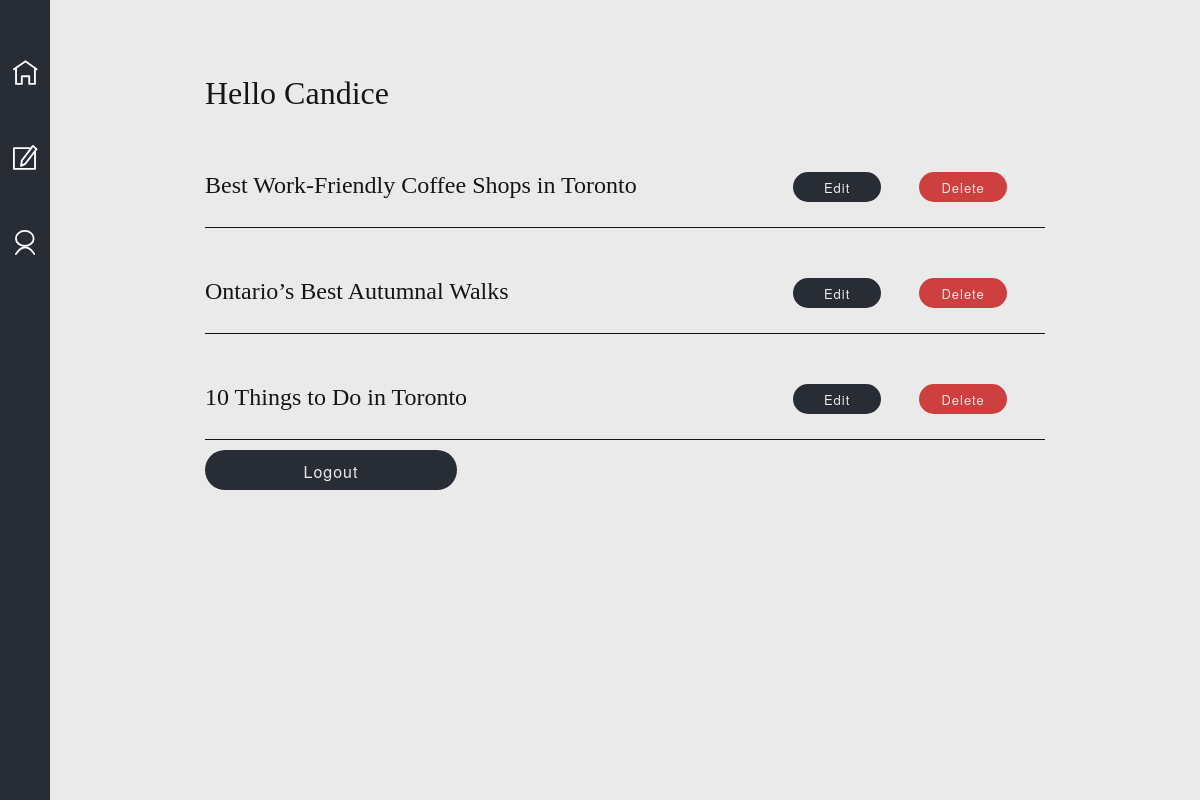
The page /dashboard (signed in) on the database its author committed.
### app/models.py (models this page shows, shortened)
class User(db.Model, UserMixin):
    id = db.Column(db.Integer, primary_key=True)
    username = db.Column(db.String, unique=True, nullable=False)
    email = db.Column(db.String, unique=True, nullable=False)
    password = db.Column(db.String(60), nullable=False)
    posts = db.relationship("Post", backref="author", lazy=True)

class Post(db.Model):
    id = db.Column(db.Integer, primary_key=True)
    title = db.Column(db.String, nullable=False)
    subtitle = db.Column(db.String, nullable=False)
    content = db.Column(db.Text, nullable=False)
    date_created = db.Column(db.String, nullable=False)
    image = db.Column(db.String, nullable=False)
    user_id = db.Column(db.Integer, db.ForeignKey("user.id"), nullable=False)

### app/routes.py (the view)
@app.route("/dashboard")
@login_required
def dashboard():
    user_posts = current_user.posts
    return render_template("dashboard.html", posts=user_posts)

### app/models.py (called while the page is built)
@login_manager.user_loader
def load_user(user_id):
    return User.query.get(int(user_id))

### app/templates/dashboard.html
{% extends 'base.html' %}
{% block content %}
{% include 'navbar.html' %}
<div class="container">
    <div class="dashboard-main">
        <h1>Hello {{ current_user.username }}</h1>
        <div class="dashboard-posts">
            {% for post in posts %}
            <section class="dashboard-post">
                <h1>{{ post.title }}</h1>
                <div class="dashboard-buttons">
                    <form action="{{ url_for('edit_post', post_id=post.id) }}" method="GET">
                        <input id="edit" name="submit" type="submit" value="Edit">
                    </form>
                    <form action="{{ url_for('delete_post', post_id=post.id) }}" method="POST">
                        <input id="delete" name="submit" type="submit" value="Delete">
                    </form>
                </div>
            </section>
            {% endfor %}
        </div>
        <a href="{{url_for('logout')}}" id="logout">Logout</a>
    </div>
</div>
{% endblock %}

### app/templates/base.html (shortened to what this page needs)
<!DOCTYPE html>
<html lang="en">
<head>
    <link rel="stylesheet" href="{{ url_for('static', filename='css/main.css') }}">
</head>
<body>
    {% block content %}{% endblock %}
</body>
</html>

### app/templates/navbar.html
<nav class="footer-menu">
    <a aria-label="home" class="menu-icon" id="home" href="{{url_for('home')}}"></a>
    <a aria-label="new post" class="menu-icon" id="new-post" href="{{url_for('add_post')}}"></a>
    <a aria-label="user account" class="menu-icon" id="account" href="{{url_for('login')}}"></a>
</nav>

### app/static/css/main.css (style rules this page uses)
:root { font-size: 16px; scroll-behavior: smooth; }
* { margin: 0; padding: 0; }
body { height: 100%; width: 100%; background-color: #eaeaea; }
a { text-decoration: none; }
h1, p, h3 { color: #131619; }
h1, p { font-family: Georgia, 'Times New Roman', Times, serif; font-weight: 400; }
h3, label, #submit, #edit, #delete, #logout { font-family: 'Helvetica Neue', sans-serif; font-weight: 400; font-size: 0.8125rem; letter-spacing: 0.0625rem; }
.container { height: auto; width: 100%; }
.footer-menu { background: #282c34; display: flex; align-items: center; justify-content: space-evenly; width: 100%; height: 50px; position: fixed; bottom: 0; z-index: 5; }
.footer-menu #home { height: 25px; width: 25px; background: url("../img/home_icon.svg"); background-size: cover; }
.footer-menu #new-post { height: 25px; width: 25px; background: url("../img/compose_icon.svg"); background-size: cover; }
.footer-menu #account { height: 25px; width: 20px; background: url("../img/user_icon.svg"); background-size: cover; }
@media (min-width: 1000px) { .footer-menu { height: 100%; width: 50px; flex-direction: column; justify-content: initial; } }
@media (min-width: 1000px) { .footer-menu a { margin-top: 60px; } }
.dashboard-main { padding-left: 50px; height: auto; width: 70%; margin: 75px auto; }
.dashboard-main .dashboard-posts { display: flex; flex-direction: column; margin: 10px auto; }
.dashboard-main .dashboard-posts .dashboard-post { display: flex; margin-top: 50px; border-bottom: 1px #131619 solid; padding-bottom: 25px; }
.dashboard-main .dashboard-posts .dashboard-post h1 { width: 70%; }
.dashboard-main .dashboard-posts .dashboard-post .dashboard-buttons { display: flex; width: 30%; }
.dashboard-main .dashboard-posts .dashboard-post .dashboard-buttons form { height: auto; width: 50%; }
.dashboard-main .dashboard-posts .dashboard-post .dashboard-buttons #edit, .dashboard-main .dashboard-posts .dashboard-post .dashboard-buttons #delete { width: 70%; height: 30px; border: none; background-color: #282c34; color: #eaeaea; text-decoration: none; border-radius: 15px; cursor: pointer; }
.dashboard-main .dashboard-posts .dashboard-post .dashboard-buttons #delete { background-color: #ca1f1fd5; }
.dashboard-main #logout { display: inline-block; width: 30%; height: 30px; background-color: #282c34; color: #eaeaea; text-decoration: none; border-radius: 20px; text-align: center; padding-top: 10px; font-size: 1rem; }

### rows shown on the page
User: username "Candice"
Post: title "Best Work-Friendly Coffee Shops in Toronto"
Post: title "Ontario’s Best Autumnal Walks"
Post: title "10 Things to Do in Toronto"
